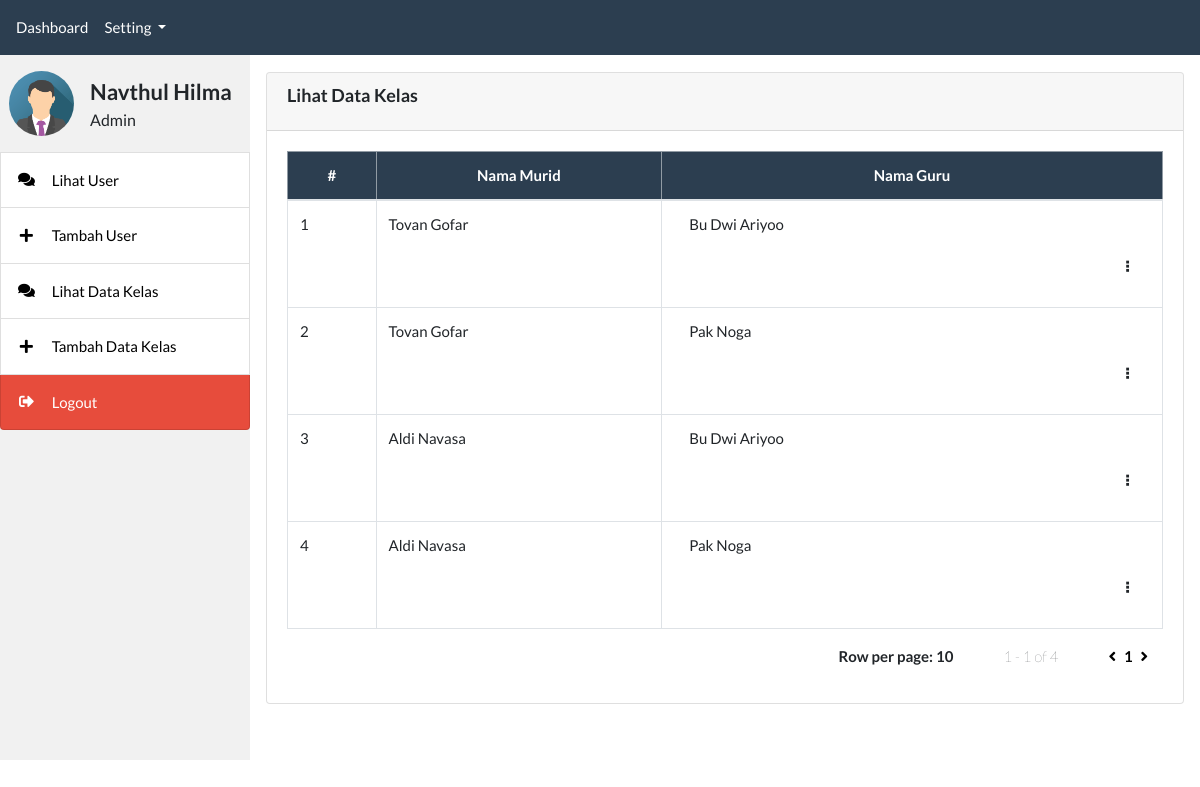
Page /monitoring_nilai/admin/halaman_data_kelas.php (signed in) on the committed database.
### tables this page shows
CREATE TABLE `user` (
  `id` int NOT NULL,
  `name` varchar(255) NOT NULL,
  `username` varchar(255) NOT NULL,
  `password` varchar(255) NOT NULL,
  `level` varchar(20) NOT NULL
);

### monitoring_nilai/admin/halaman_data_kelas.php (the view, shortened to what this page needs)
<?php include 'admin_header.php'; ?>
<?php include 'admin_sidebar.php'; ?>
<div class="content">
	<div class="card mt-3">
		<div class="card-header">
			<h3 class="card-title" style="font-weight: bold;font-size:larger;">Lihat Data Kelas</h3>
		</div>
		<div class="card-body">
			<table class="table table-bordered table-hover" id="table-master">
				<thead class="text-center table-primary">
					<tr>
						<th>#</th>
						<th class="w-35">Nama Murid</th>
						<th class="w-35">Nama Guru</th>
					</tr>
				</thead>
				<tbody>
					<?php
					include '../koneksi.php';
					if (!empty($_GET['pencarian'])) {
						$pencarian = filter_input(INPUT_GET, 'pencarian', FILTER_SANITIZE_ADD_SLASHES);
						$SqlQuery = "SELECT * FROM user WHERE `name` LIKE '%" . $pencarian . "%'";
					} else if (!empty($_GET['level'])) {
						$level = filter_input(INPUT_GET, 'level', FILTER_SANITIZE_ADD_SLASHES);
						$SqlQuery = "SELECT * FROM user WHERE `level` = '" . $level . "'";
					} else {
						$SqlQuery = "SELECT u.name AS nama_guru, u2.name AS nama_siswa FROM group_kelas AS gk
						LEFT JOIN user AS u ON gk.id_guru = u.id
						LEFT JOIN user AS u2 ON gk.id_siswa = u2.id";
					}
					$data = mysqli_query($koneksi, $SqlQuery);
					$totalData = mysqli_num_rows($data);
					$halaman = 10;
					$page = isset($_GET["halaman"]) ? (int)$_GET["halaman"] : 1;
					$pages = ceil($totalData / $halaman);
					$mulai = ($page > 1) ? ($page * $halaman) - $halaman : 0;
					$no = $mulai + 1;
					$dataPagination = mysqli_query($koneksi, $SqlQuery . " LIMIT $mulai, $halaman");
					while ($d = mysqli_fetch_assoc($dataPagination)) {
					?>
						<tr>
							<td><?= $no++; ?></td>
							<td><?= $d['nama_siswa']; ?></td>
							<td>
								<div class="container" style="display: float;">
									<div class="row">
										<div class="col-md-11" id="uplink">
											<p class="float-left"><?php echo $d['nama_guru'] ?></p>
										</div>
										<div class="col" id="3-dot-menu">
											<p class="context-menu float-right" data-container-id="context-menu-items" name="uplink" value="<?php echo $d["id"] ?>" location="<?php echo $page ?>" style=" margin-top: 5px; font-weight:bold; cursor: pointer; cursor: hand;">&#10247;</p>
										</div>
									</div>
								</div>
							</td>
						</tr>
					<?php } ?>
				</tbody>
			</table>
			<div class="container">
				<div class="float-right">
					<p class="float-left" style="font-weight: bold; margin-right: 50px;">Row per page: <?php echo $halaman ?></p>
					<p class="float-left" style="font-weight:lighter; margin-right: 50px;">
						<?php echo $page ?> - <?php echo $pages ?>
						of <?php echo $totalData ?>
					</p>
					<a href=<?php
							if ($page > 1) {
								echo "halaman_index.php?halaman=" . ($page - 1);
							} else {
								echo "halaman_index.php?halaman=1";
							}
							?> style=" color: black; margin-right: 5px;"><i class="fa fa-angle-left" aria-hidden="true"></i></a>
					<?php for ($i = 1; $i <= $pages; $i++) {
						if ($i == $page) { ?>
							<a href="?halaman=<?php echo $i; ?>" style="font-weight: bold; color: black"><?php echo $i; ?></a>
						<?php } else { ?>
							<a href="?halaman=<?php echo $i; ?>" style="font-weight: lighter; color: rgba(0, 0, 0, 0.7)"><?php echo $i; ?></a>
					<?php }
					} ?>
					<a href=<?php
							if ($page < $pages) {
								echo "halaman_index.php?halaman=" . ($page + 1);
							} else {
								echo "halaman_index.php?halaman=" . $pages;
							}
							?> style="color: black; margin-left: 5px;"><i class="fa fa-angle-right" aria-hidden="true"></i></a>
				</div>
			</div>
		</div>
	</div>
</div>
<?php include 'admin_footer.php'; ?>

### monitoring_nilai/assets/css/all.css (style rules this page uses)
.fa, .fas, .far, .fal, .fad, .fab { -moz-osx-font-smoothing: grayscale; -webkit-font-smoothing: antialiased; display: inline-block; font-style: normal; font-variant: normal; text-rendering: auto; line-height: 1; }
.fa-angle-left:before { content: "\f104"; }
.fa-angle-right:before { content: "\f105"; }

### monitoring_nilai/admin/admin_sidebar.php (style rules this page uses)
body { position: relative; height: 100%; width: 100%; font-family: "Lato", sans-serif; }
div.content { margin-left: 250px; padding: 1px 16px; }

### rows in the picture
user: user.name "Tovan Gofar", name "Bu Dwi Ariyoo", user.name "Aldi Navasa"
user: user.name "Tovan Gofar", name "Pak Noga", user.name "Aldi Navasa"

### other values in the picture
$_SESSION['name'] "Navthul Hilma"
$_SESSION['level'] "Admin"
$halaman "10"
$page "1"
$pages "1"
$totalData "4"
